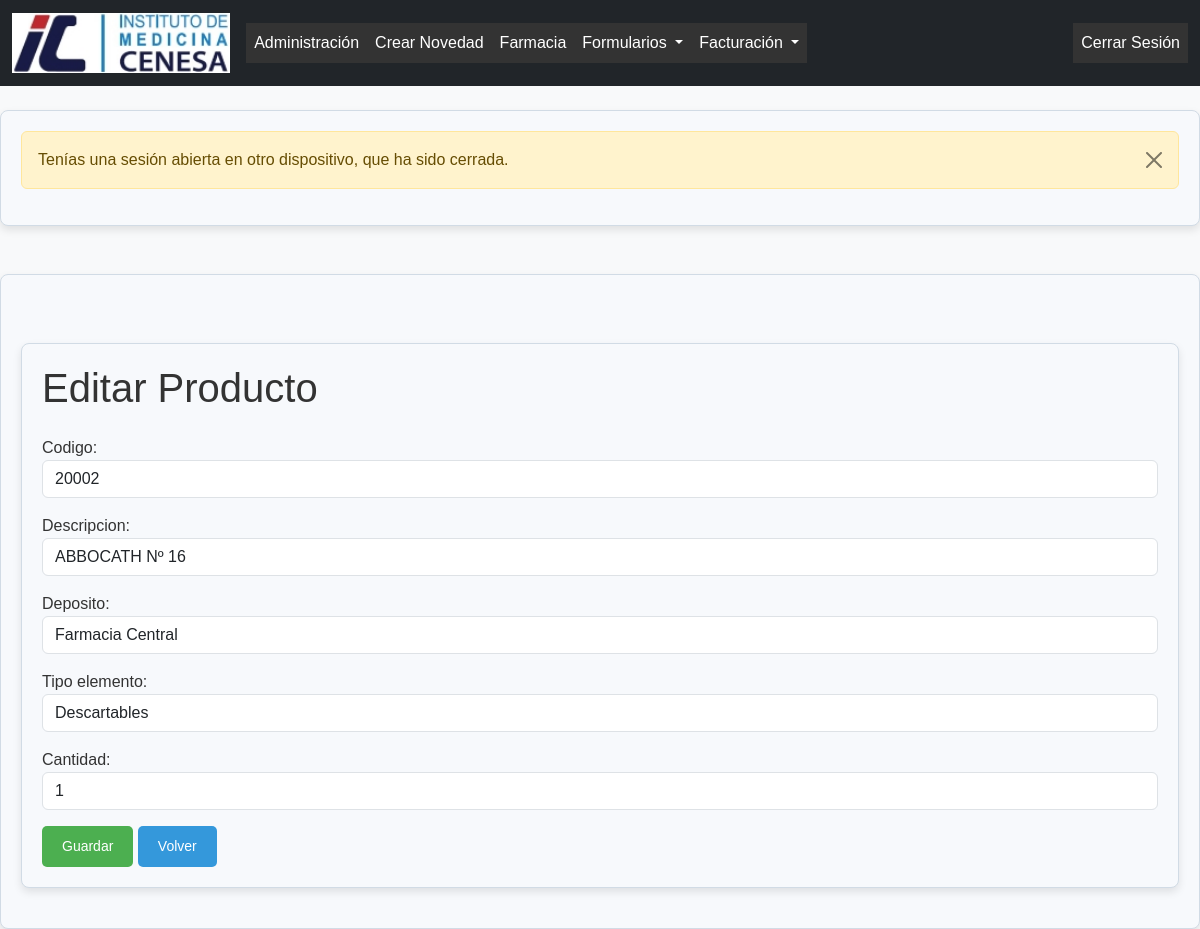
The app's page /editar-producto/20002/ (signed in) with its own data.
### formularios/models.py (models this page shows, shortened)
class Stock(models.Model):
    codigo = models.CharField(max_length=100, unique=True)
    descripcion = models.CharField(max_length=255)
    deposito = models.CharField(max_length=255)
    tipo_elemento = models.CharField(max_length=255)
    cantidad = models.DecimalField(max_digits=10, decimal_places=0)

### formularios/views.py (the view)
# urls.py: path('editar-producto/<str:codigo>/', views.editar_producto, name='editar_producto'),
@login_required
def editar_producto(request, codigo):
    producto = get_object_or_404(Stock, codigo=codigo)
    if request.method == 'POST':
        form = StockForm(request.POST, instance=producto)
        if form.is_valid():
            form.save()
            return redirect('listar_stock')
    else:
        form = StockForm(instance=producto)
    return render(request, 'farmacia/editar_producto.html', {'form': form})

### formularios/forms.py
class StockForm(forms.ModelForm):
    class Meta:
        model = Stock
        fields = ['codigo', 'descripcion', 'deposito', 'tipo_elemento', 'cantidad']
        widgets = {
            'codigo': forms.TextInput(attrs={'class': 'form-control'}),
            'descripcion': forms.TextInput(attrs={'class': 'form-control'}),
            'deposito': forms.TextInput(attrs={'class': 'form-control'}),
            'tipo_elemento': forms.TextInput(attrs={'class': 'form-control'}),
            'cantidad': forms.NumberInput(attrs={'class': 'form-control'}),
        }

### formularios/context_processors.py (called while the page is built)
def agregar_tipo_usuario(request):
    if request.user.is_authenticated:
        perfil = PerfilUsuario.objects.filter(usuario=request.user).first()
        return {'tipo_usuario': perfil.tipo_usuario.nombre if perfil else None}
    return {}

### formularios/templates/farmacia/editar_producto.html (shortened to what this page needs)
{% extends 'base.html' %}
{% block content %}
<div class="container mt-5">
    <h1 class="mb-4">Editar Producto</h1>
    <form method="post">
        <div class="mb-3">
            {{ form.as_p }}
        </div>
        <button type="submit" class="btn btn-primary">Guardar</button>
        <a href="{% url 'listar_stock' %}" class="btn btn-secondary">Volver</a>
    </form>
</div>
{% endblock %}

### formularios/static/css/styles.css (style rules this page uses)
body { font-family: 'Poppins', sans-serif; background-color: #f8f9fa; color: #333; margin: 0; padding: 0; }
.container { background-color: #f7f9fc; border: 1px solid #d1dbe5; border-radius: 8px; box-shadow: 0 4px 8px rgba(0, 0, 0, 0.1); padding: 20px; margin: 20px auto; max-width: 1200px; }
.btn { background-color: #3498db; color: #fff; padding: 10px 20px; border-radius: 5px; border: none; cursor: pointer; font-size: 14px; text-align: center; text-decoration: none; display: inline-block; transition: background-color 0.3s ease; }
html, body { height: 100%; }
button.btn-primary { background-color: #4CAF50; border-color: #4CAF50; }

### records on screen
Stock: codigo "20002", descripcion "ABBOCATH Nº 16", deposito "Farmacia Central", tipo_elemento "Descartables", cantidad "1"

### other values on screen
{{ message }} "Tenías una sesión abierta en otro dispositivo, que ha sido cerrada."
